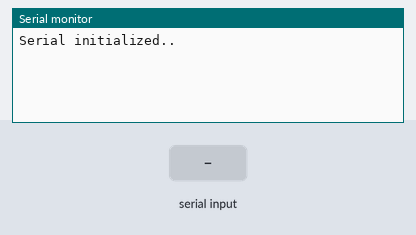
This sketch was run on a simulated Arduino Uno, built with avr-gcc and run on an emulated ATmega328P. Parts: the last lines printed to the serial monitor. The test bench sets the inputs (shaded band).

Above: at 1.2 s.
1.3 s: "," received over Serial
At 3.0 s:
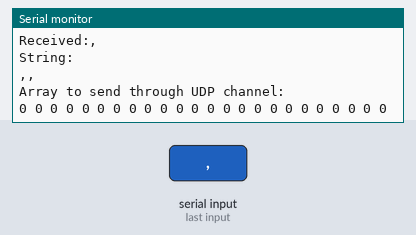
3.8 s: "90,45\n" received over Serial
At 6.0 s:
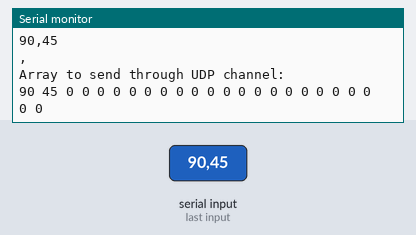
6.3 s: "5\n" received over Serial
At 8.0 s:
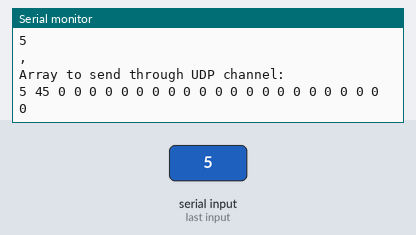

The sketch:

GROZA-O_SERIAL-PART_WORKED.ino
```cpp
uint16_t package[24];

void setup() {
  // Open serial communications and wait for port to open:
  Serial.begin(115200);

  Serial.println("Serial initialized..");

  // set the data rate for the SoftwareSerial port
  //mySerial.begin(115200);
}

void loop() { // run over and over
  if (Serial.available()) {
    String recv = Serial.readString();
    Serial.print("Received:");
    Serial.println(recv);

    String str;
    int k = 0;
    for (int i = 0; i < recv.length();i++)
    {
      if (recv[i] != ' ' && recv[i] != '[' && recv[i] != ']')
      {
        str += recv[i];
        k++;
      }
    }
    str += ",";

    Serial.println("String:");
    Serial.println(str);

    String temp = "";
    int index = 0, h = 0;

    for (int i = 0; i < str.length(); i++)
    {
      if (str[i] == ',')
      {
        package[index] = temp.toInt();

        h = 0;
        temp = "";
        index++;
      }
      else
      {
        temp += str[i];
        h++;
      }
    }

    Serial.println("\nArray to send through UDP channel:");
    for(int i = 0; i < sizeof(package)/sizeof(package[0]); i++)
    {
      Serial.print(package[i]);
      Serial.print(" ");
    }
    Serial.println("");
  }

}
```

Measured:
- after the input at 1.3 s, the serial monitor: prints a new line after 1.0 s (image 1)
- after the input at 3.8 s, the serial monitor: prints a new line after 1.0 s (image 2)
- after the input at 6.3 s, the serial monitor: prints a new line after 1.0 s (image 3)
